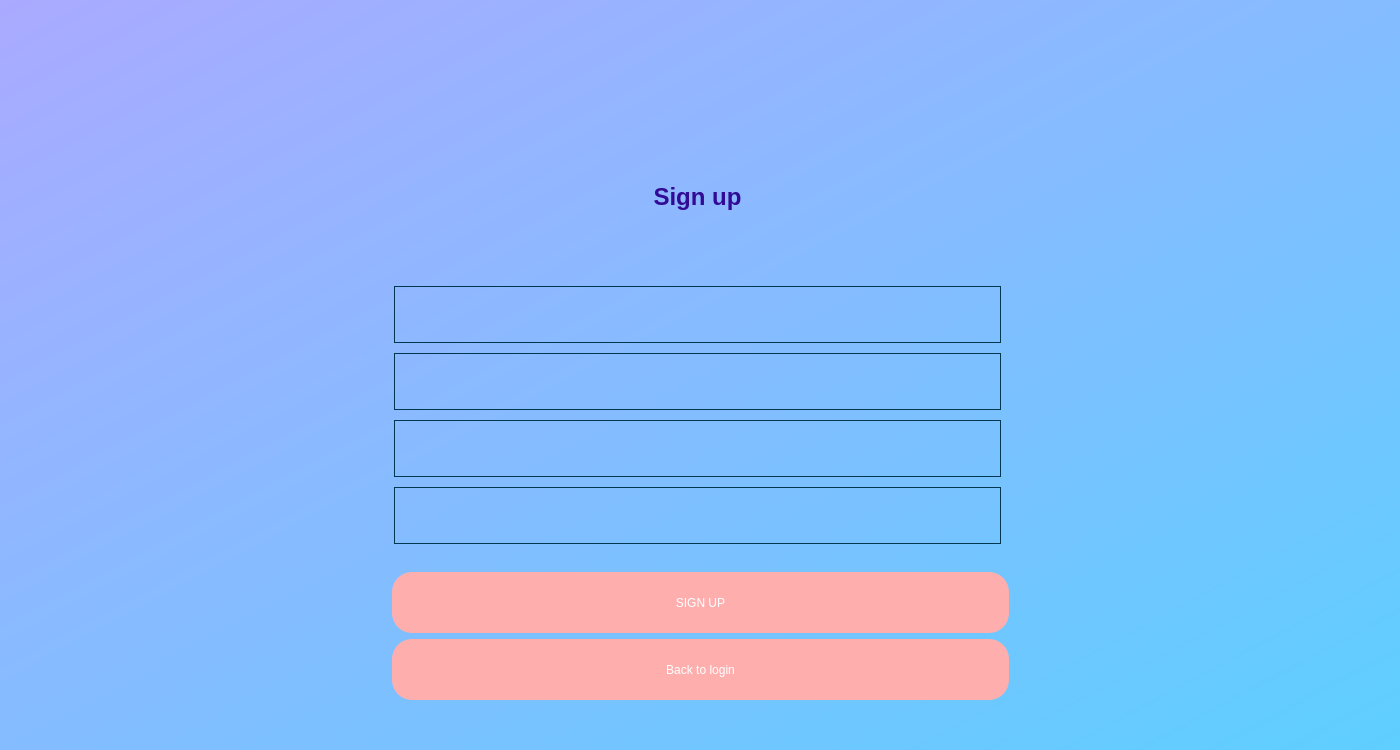
<?xml version="1.0" encoding="UTF-8"?>
<ui version="4.0">
 <class>signup</class>
 <widget class="QDialog" name="signup">
  <property name="geometry">
   <rect>
    <x>0</x>
    <y>0</y>
    <width>1400</width>
    <height>750</height>
   </rect>
  </property>
  <property name="minimumSize">
   <size>
    <width>1400</width>
    <height>750</height>
   </size>
  </property>
  <property name="maximumSize">
   <size>
    <width>16777215</width>
    <height>16777215</height>
   </size>
  </property>
  <property name="windowTitle">
   <string>Dialog</string>
  </property>
  <layout class="QVBoxLayout" name="verticalLayout" stretch="0">
   <property name="leftMargin">
    <number>0</number>
   </property>
   <property name="topMargin">
    <number>0</number>
   </property>
   <property name="rightMargin">
    <number>0</number>
   </property>
   <property name="bottomMargin">
    <number>0</number>
   </property>
   <item>
    <widget class="QWidget" name="bgwidget" native="true">
     <property name="minimumSize">
      <size>
       <width>1400</width>
       <height>750</height>
      </size>
     </property>
     <property name="maximumSize">
      <size>
       <width>16777215</width>
       <height>16777215</height>
      </size>
     </property>
     <property name="styleSheet">
      <string notr="true">QWidget#bgwidget{
background-color: qlineargradient(spread:pad, x1:0, y1:0, x2:1, y2:1, stop:0 rgba(170, 170, 255, 255), stop:1 rgba(94, 207, 255, 255));
}

</string>
     </property>
     <layout class="QGridLayout" name="gridLayout_2">
      <property name="leftMargin">
       <number>0</number>
      </property>
      <property name="topMargin">
       <number>0</number>
      </property>
      <property name="rightMargin">
       <number>0</number>
      </property>
      <property name="bottomMargin">
       <number>0</number>
      </property>
      <item row="1" column="0">
       <spacer name="verticalSpacer">
        <property name="orientation">
         <enum>Qt::Vertical</enum>
        </property>
        <property name="sizeHint" stdset="0">
         <size>
          <width>300</width>
          <height>40</height>
         </size>
        </property>
       </spacer>
      </item>
      <item row="0" column="1">
       <spacer name="horizontalSpacer_7">
        <property name="orientation">
         <enum>Qt::Horizontal</enum>
        </property>
        <property name="sizeHint" stdset="0">
         <size>
          <width>40</width>
          <height>50</height>
         </size>
        </property>
       </spacer>
      </item>
      <item row="1" column="2">
       <spacer name="verticalSpacer_2">
        <property name="orientation">
         <enum>Qt::Vertical</enum>
        </property>
        <property name="sizeHint" stdset="0">
         <size>
          <width>300</width>
          <height>40</height>
         </size>
        </property>
       </spacer>
      </item>
      <item row="3" column="1">
       <spacer name="horizontalSpacer_8">
        <property name="orientation">
         <enum>Qt::Horizontal</enum>
        </property>
        <property name="sizeHint" stdset="0">
         <size>
          <width>40</width>
          <height>50</height>
         </size>
        </property>
       </spacer>
      </item>
      <item row="2" column="1">
       <layout class="QGridLayout" name="gridLayout">
        <item row="24" column="1" colspan="2">
         <widget class="QPushButton" name="signup2">
          <property name="enabled">
           <bool>true</bool>
          </property>
          <property name="minimumSize">
           <size>
            <width>131</width>
            <height>61</height>
           </size>
          </property>
          <property name="styleSheet">
           <string notr="true">background-color:rgb(255, 174, 174);
font: 16pt &quot;MS Shell Dlg 2&quot;;
border-radius:20px;
color:rgb(255, 255, 255);
</string>
          </property>
          <property name="text">
           <string>SIGN UP</string>
          </property>
          <property name="autoDefault">
           <bool>false</bool>
          </property>
         </widget>
        </item>
        <item row="24" column="0">
         <spacer name="horizontalSpacer">
          <property name="orientation">
           <enum>Qt::Horizontal</enum>
          </property>
          <property name="sizeHint" stdset="0">
           <size>
            <width>40</width>
            <height>20</height>
           </size>
          </property>
         </spacer>
        </item>
        <item row="25" column="1" colspan="2">
         <widget class="QPushButton" name="backtologin">
          <property name="enabled">
           <bool>true</bool>
          </property>
          <property name="minimumSize">
           <size>
            <width>220</width>
            <height>61</height>
           </size>
          </property>
          <property name="styleSheet">
           <string notr="true">background-color:rgb(255, 174, 174);
font: 16pt &quot;MS Shell Dlg 2&quot;;
border-radius:20px;
color:rgb(255, 255, 255);




</string>
          </property>
          <property name="text">
           <string>Back to login</string>
          </property>
         </widget>
        </item>
        <item row="5" column="1">
         <widget class="QLineEdit" name="signupuser">
          <property name="minimumSize">
           <size>
            <width>611</width>
            <height>61</height>
           </size>
          </property>
          <property name="styleSheet">
           <string notr="true">background-color: rgba(0, 0, 0, 0);
margin: 2px;
border:1px solid rgb(0, 55, 80);
color: rgb(0, 55, 80);
font: 75 14pt &quot;Calibri&quot; bold;

</string>
          </property>
          <property name="text">
           <string/>
          </property>
         </widget>
        </item>
        <item row="2" column="1">
         <spacer name="horizontalSpacer_4">
          <property name="orientation">
           <enum>Qt::Horizontal</enum>
          </property>
          <property name="sizeHint" stdset="0">
           <size>
            <width>40</width>
            <height>20</height>
           </size>
          </property>
         </spacer>
        </item>
        <item row="24" column="4">
         <spacer name="horizontalSpacer_2">
          <property name="orientation">
           <enum>Qt::Horizontal</enum>
          </property>
          <property name="sizeHint" stdset="0">
           <size>
            <width>40</width>
            <height>20</height>
           </size>
          </property>
         </spacer>
        </item>
        <item row="25" column="4">
         <spacer name="horizontalSpacer_3">
          <property name="orientation">
           <enum>Qt::Horizontal</enum>
          </property>
          <property name="sizeHint" stdset="0">
           <size>
            <width>40</width>
            <height>20</height>
           </size>
          </property>
         </spacer>
        </item>
        <item row="8" column="1">
         <widget class="QLineEdit" name="confirmpass">
          <property name="minimumSize">
           <size>
            <width>611</width>
            <height>61</height>
           </size>
          </property>
          <property name="styleSheet">
           <string notr="true">background-color: rgba(0, 0, 0, 0);
margin: 2px;
border:1px solid rgb(0, 55, 80);
color: rgb(0, 55, 80);
font: 75 14pt &quot;Calibri&quot; bold;

</string>
          </property>
         </widget>
        </item>
        <item row="6" column="1">
         <widget class="QLineEdit" name="signuppass">
          <property name="minimumSize">
           <size>
            <width>611</width>
            <height>61</height>
           </size>
          </property>
          <property name="styleSheet">
           <string notr="true">background-color: rgba(0, 0, 0, 0);
margin: 2px;
border:1px solid rgb(0, 55, 80);
color: rgb(0, 55, 80);
font: 75 14pt &quot;Calibri&quot; bold;

</string>
          </property>
         </widget>
        </item>
        <item row="1" column="1">
         <widget class="QLabel" name="signup1">
          <property name="styleSheet">
           <string notr="true">color:rgb(255, 85, 0);
font: 10pt &quot;MS Shell Dlg 2&quot;;</string>
          </property>
          <property name="text">
           <string/>
          </property>
         </widget>
        </item>
        <item row="25" column="3">
         <layout class="QHBoxLayout" name="horizontalLayout_2"/>
        </item>
        <item row="0" column="1">
         <widget class="QLabel" name="label">
          <property name="minimumSize">
           <size>
            <width>151</width>
            <height>81</height>
           </size>
          </property>
          <property name="styleSheet">
           <string notr="true">color: rgb(49, 10, 149);
font: 35pt &quot;Courier New&quot;;
</string>
          </property>
          <property name="text">
           <string>&lt;html&gt;&lt;head/&gt;&lt;body&gt;&lt;p align=&quot;center&quot;&gt;&lt;span style=&quot; font-size:18pt; font-weight:600;&quot;&gt;Sign up&lt;/span&gt;&lt;/p&gt;&lt;/body&gt;&lt;/html&gt;</string>
          </property>
         </widget>
        </item>
        <item row="9" column="0">
         <spacer name="horizontalSpacer_5">
          <property name="orientation">
           <enum>Qt::Horizontal</enum>
          </property>
          <property name="sizeHint" stdset="0">
           <size>
            <width>40</width>
            <height>20</height>
           </size>
          </property>
         </spacer>
        </item>
        <item row="4" column="1">
         <widget class="QLineEdit" name="signupname">
          <property name="minimumSize">
           <size>
            <width>611</width>
            <height>61</height>
           </size>
          </property>
          <property name="styleSheet">
           <string notr="true">background-color: rgba(0, 0, 0, 0);
margin: 2px;
border:1px solid rgb(0, 55, 80);
color: rgb(0, 55, 80);
font: 75 14pt &quot;Calibri&quot; bold;

</string>
          </property>
          <property name="text">
           <string/>
          </property>
         </widget>
        </item>
       </layout>
      </item>
     </layout>
    </widget>
   </item>
  </layout>
 </widget>
 <resources/>
 <connections/>
</ui>
